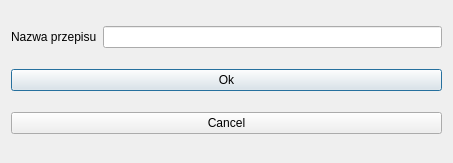
<?xml version="1.0" encoding="UTF-8"?>
<ui version="4.0">
 <class>Recipes</class>
 <widget class="QDialog" name="Recipes">
  <property name="geometry">
   <rect>
    <x>0</x>
    <y>0</y>
    <width>453</width>
    <height>163</height>
   </rect>
  </property>
  <property name="windowTitle">
   <string>Dialog</string>
  </property>
  <layout class="QGridLayout" name="gridLayout">
   <item row="1" column="0" colspan="2">
    <layout class="QVBoxLayout" name="verticalLayout"/>
   </item>
   <item row="0" column="0">
    <widget class="QLabel" name="recipeNameLabel">
     <property name="text">
      <string>Nazwa przepisu</string>
     </property>
    </widget>
   </item>
   <item row="2" column="0" colspan="2">
    <widget class="QPushButton" name="okButton">
     <property name="text">
      <string>Ok</string>
     </property>
    </widget>
   </item>
   <item row="3" column="0" colspan="2">
    <widget class="QPushButton" name="cancelButton">
     <property name="text">
      <string>Cancel</string>
     </property>
    </widget>
   </item>
   <item row="0" column="1">
    <widget class="QLineEdit" name="recipeNameLineEdit"/>
   </item>
  </layout>
 </widget>
 <resources/>
 <connections/>
</ui>
